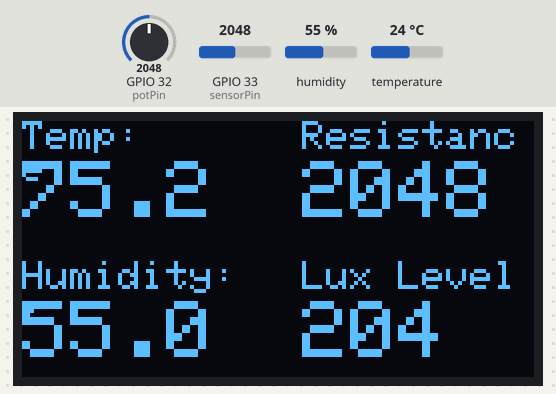
Bench run of a sketch on a simulated ESP32. Shown: 128×64 one-colour display. The inputs (shaded band) are chosen by the test bench; at power-on: humidity 55 %, GPIO 32 (potPin) = 2048, GPIO 33 (sensorPin) = 2048, temperature 24 °C. WiFi joins after 1.5 s; servers stay silent unless stated; no MQTT or app messages arrive unless stated; what the sketch prints to the serial monitor is not drawn.

Above: at 13.3 s.
13.4 s: humidity set to 22 %
At 16.0 s:
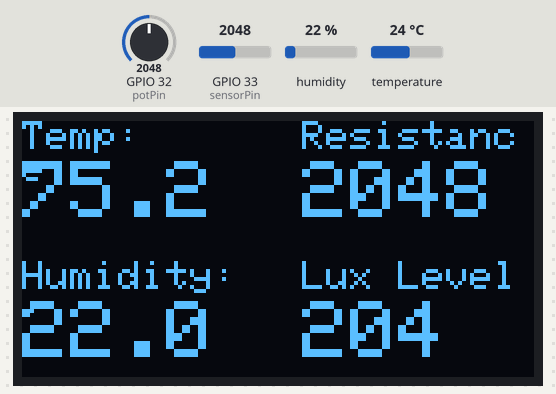
16.3 s: GPIO 32 (potPin) set to 2866
At 17.2 s:
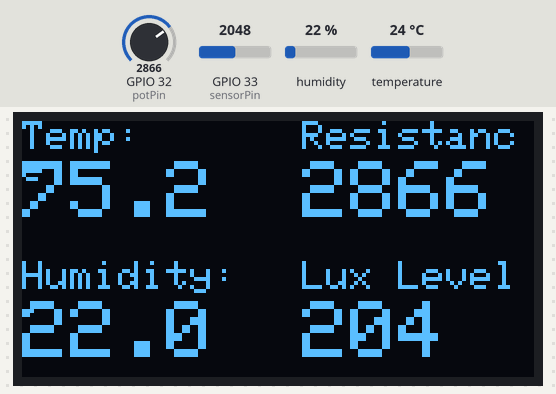
18.3 s: GPIO 33 (sensorPin) set to 2866
At 19.4 s:
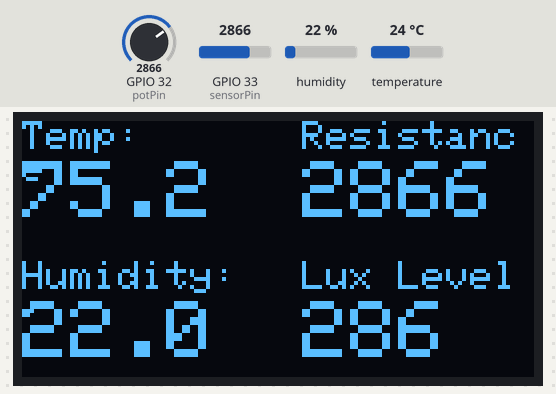
20.4 s: temperature set to 12 °C
At 21.8 s:
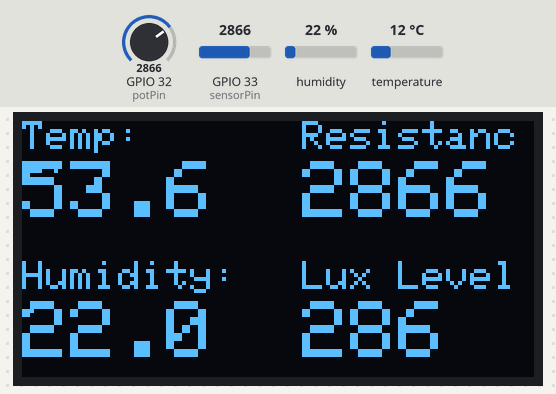
22.4 s: GPIO 32 (potPin) set to 3972
At 24.0 s:
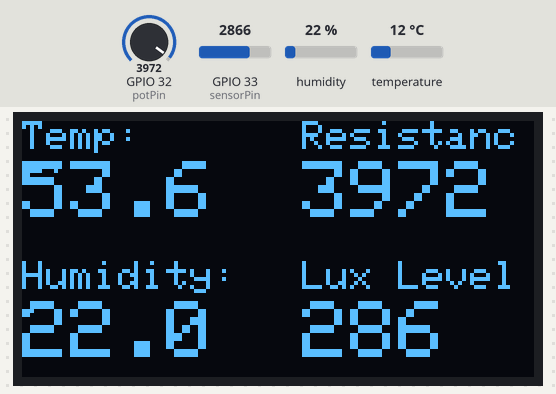
24.5 s: GPIO 33 (sensorPin) set to 3972
At 26.2 s:
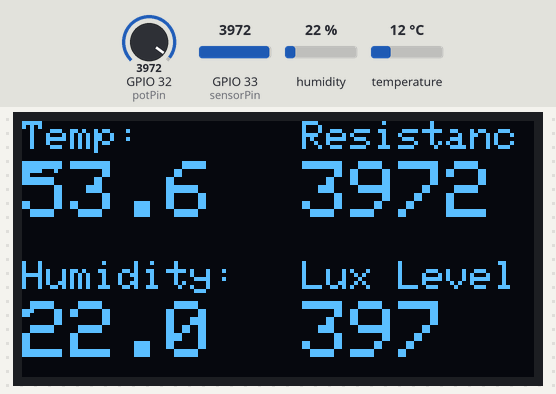
Timing chart, 0 to 27.5 s (numbered marks = the images above; inputs shaded):
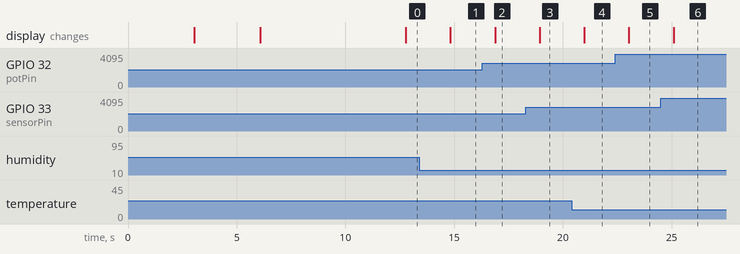

The sketch:

Cloudboard_to_AWS.ino
```cpp
// (licence header left out)
#include <Wire.h>
#include <Adafruit_GFX.h>
#include <Adafruit_SSD1306.h>
#include <Adafruit_Sensor.h>
#include <DHT.h>
#include "images.h" //bmp picture files

//begin AWS WiFi portion
#include <WiFiClientSecure.h>
#include <PubSubClient.h> // install with Library Manager, I used v2.6.0

const char* ssid = "<Your-WiFi-Network-Name>";
const char* password = "<Your-WiFi-PAssword>";

const char* awsEndpoint = "iknowkungfu-ats.iot.us-east-1.amazonaws.com"; //AWS IoT Core--> Settings (Device data endpoint)

// xxxxxxxxxx-certificate.pem.crt
static const char certificate_pem_crt[] PROGMEM = R"KEY(
-----BEGIN CERTIFICATE-----
XXXXXXXXXXXXXXXXXXXXXXXXXXXXXXXXXXXXXXXXXXXXXXXXXXXXXXXXXXXXXXXX
BQAwTTFLMEkGA1UECwxCQW1hem9uIFdlYiBTZXJ2aWNlcyBPPUFtYXpvbi5jb20g
SW5jLiBMPVNlYXR0bGUgU1Q9V2FzaGluZ3RvbiBDPVVTMB4XDTIyMDIxMjIzMDQy
NVoXDTQ5MTIzMTIzNTk1OVowHjEcMBoGA1UEAwwTQVdTIElvVCBDZXJ0aWZpY2F0
ZTCCASIwDQYJKoZIhvcNAQEBBQADggEPADCCAQoCggEBAOhy3rpzRWRrnNwoRRSZ
WQu74bD26FDBNTp1K3cejOK7A+HoTixdxYxJ0hv6Cv/9SEbfoBasP59oiTCUhgtX
NYWfi5iYOoGJQbDycKhmWvcBOZqi6m4l+2w5LjOUOqjoo1e3+iEmz+kZb7QFBN2j
XXXXXXXXXXXXXXXXXXXXXXXXXXXXXXXXXXXXXXXXXXXXXXXXXXXXXXXXXXXXXXXX
kyU0Gk1rS8acqE3ZaG0vT7Z0+mAwQibizV8ExrP7JmmY6ME0AzrdqhN/pcN3OZ/a
Iy/vxCiRAkVYCQhj/qWPz+qV9KK2teesfeJCiqUzHMfFaWq/919GzfdZeopAzAkL
WS8CAwEAAaNgMF4wHwYDVR0jBBgwFoAUfoVNZfc8zl7iSbOrFGqHVtNfB7UwHQYD
VR0OBBYEFKwtijpUoUqzg3otRKbqCg068a6kMAwGA1UdEwEB/wQCMAAwDgYDVR0P
AQH/BAQDAgeAMA0GCSqGSIb3DQEBCwUAA4IBAQCVspP/8JhHk3Tn7bhT2uojxsmS
idIjCYQwOR2ESYAMyvYnyKDdzJ11G+mRk0htSV75U0fLu1Nz7UYv3znrTXCdbPN7
/YOEK+O1B05ldvWshGI4SUmTBeLEuSOcyKnlW6O5BVZlpeb8IqkF/gWo67Hn0miJ
TKkWaN0sRO83ybMbI3HbVXMIfymn2FOZ806oa010HwRwaFccfz/s7gXfFtd4JCWd
tMhwrYshIylUdFPOZ/T+7rsMpd3jWNWRht5/XbC3Ai6ZdGHBqXMEW3cOUeOHpkBX
VHv+/MIcw7KNf60NQFzWG5wMkCgmvmeQkBjSSOOxFDIxB0MeiLuSL/+8OCgx
-----END CERTIFICATE-----
)KEY";

// xxxxxxxxxx-private.pem.key
static const char private_pem_key[] PROGMEM = R"KEY(
-----BEGIN RSA PRIVATE KEY-----
XXXXXXXXXXXXXXXXXXXXXXXXXXXXXXXXXXXXXXXXXXXXXXXXXXXXXXXXXXXXXXXX
LF3FjEnSG/oK//1IRt+gFqw/n2iJMJSGC1c1hZ+LmJg6gYlBsPJwqGZa9wE5mqLq
biX7bDkuM5Q6qOijV7f6ISbP6RlvtAUE3aPNqKfVFaA3AD4CNytyWydjuDjPL9mf
00ESoPxgOROoOhkXTeA9vvL9RI8rFnLesjyTJTQaTWtLxpyoTdlobS9PtnT6YDBC
JuLNXwTGs/smaZjowTQDOt2qE3+lw3c5n9ojL+/EKJECRVgJCGP+pY/P6pX0ora1
56x94kKKpTMcx8Vpar/3X0bN91l6ikDMCQtZLwIDAQABAoIBACedVAoQlRXtJRl8
H3HIRJ20Ul1XZvZERy8EQvkVEsudNactcQ0smfszpYQxE+jWoJe7isvyZRFkvmSy
GzoZjbyNGTxTTT1ASBrA5qQ8dWo9IjURaMSG4pdqE06lB24734KWjyFRPQOr2xah
XXXXXXXXXXXXXXXXXXXXXXXXXXXXXXXXXXXXXXXXXXXXXXXXXXXXXXXXXXXXXXXX
M1uGcy6rv02X/0FC6wXTWgaELnuabHF7hLwDweEsDPBicVnWkDUoLvlBYYbNAEQ3
qH3fT9O6I68y3ZYX3piD5tRDFZ7Mjh4Z6NbA3b01Vs8YXfc2zumxJ1GGzCTTc1wa
3iCI5SkCgYEA9+m8M27nmAPfNlU7OQW4SmZvam5I9jjzj4YefWmg2EHSKQX6eNio
jElGybYiFTBKB0hSLEDg/f+MZnVCStrlzBHI4W8Gc/8ltOK6AXqrjN673Gu/y+C6
y9kwRA9JicMohe1a8FlyLHcTx/LCSQ0BQ9noXzbCU64/hS0rOjprr3UCgYEA8Af+
8+Fqf40kGUO8SGNEFti+lVS5b8dpnmyMx4nj+3+iQhy1uggl1zF3L/0derTnrTXk
9O0rgUi8DtI1EgKiSYwWwiN7GTIFeh8P2szrWFbL0Dx454Y0kVzk8WLpVXHYucIf
5431ov3H6lzUDINw61AopC0NmJ483LvyhMdtFZMCgYEAnnrt05dXN4dqHsqXhFlS
uUUIfmon/DbmBF8BiLyIlRZmqdDnkG84OA3z0ai72v22pTcnSKDk85p0f18AVOfg
NPc9ilc2MdrumNbDf4SSvAf64eqDfmqYHw4lW6zGHuoCMrNMCg+z/BbXL1/RsW89
2sknUg6oZWQjuRfp5VxJUK0CgYEAlfKYzef67NXSQEo1XA9PIOqkHIvCEFdF3uc3
BwxYNOvmBGEFEcM3SHipWXxJJzfOJ0Gs12k2LVyvxp6A8tBca4+tQ/iAVRwPmdu/
vtMXDqeiSWMNsK0BN/INP9Knq24kkt73qWLgmcLqWblF6s9OAmKgEPfoL3hi0w5C
kbo3pisCgYEA2IG2F6+geLdLPO8IQxnHL1bBs7TGQDru25Hk1o8fG72VSuZzViQ/
x4xwm2x8hI6HUjZ315P39emB5382XWnhsI9LkuJufna0KtxoiBocWDFHxA6GIOz/
6U0+bpP3rpPJlP07/LTQdEx/tbYBsKsTKhSZPtkuH4mLILuh93GBVvo=
-----END RSA PRIVATE KEY-----
)KEY";


/* root CA found at:
  https://www.amazontrust.com/repository/AmazonRootCA1.pem
  fungible between regions.  Open cert, free for public consumption
*/
static const char rootCA[] PROGMEM = R"EOF(
-----BEGIN CERTIFICATE-----
MIIDQTCCAimgAwIBAgITBmyfz5m/jAo54vB4ikPmljZbyjANBgkqhkiG9w0BAQsF
ADA5MQswCQYDVQQGEwJVUzEPMA0GA1UEChMGQW1hem9uMRkwFwYDVQQDExBBbWF6
b24gUm9vdCBDQSAxMB4XDTE1MDUyNjAwMDAwMFoXDTM4MDExNzAwMDAwMFowOTEL
MAkGA1UEBhMCVVMxDzANBgNVBAoTBkFtYXpvbjEZMBcGA1UEAxMQQW1hem9uIFJv
b3QgQ0EgMTCCASIwDQYJKoZIhvcNAQEBBQADggEPADCCAQoCggEBALJ4gHHKeNXj
ca9HgFB0fW7Y14h29Jlo91ghYPl0hAEvrAIthtOgQ3pOsqTQNroBvo3bSMgHFzZM
9O6II8c+6zf1tRn4SWiw3te5djgdYZ6k/oI2peVKVuRF4fn9tBb6dNqcmzU5L/qw
IFAGbHrQgLKm+a/sRxmPUDgH3KKHOVj4utWp+UhnMJbulHheb4mjUcAwhmahRWa6
VOujw5H5SNz/0egwLX0tdHA114gk957EWW67c4cX8jJGKLhD+rcdqsq08p8kDi1L
93FcXmn/6pUCyziKrlA4b9v7LWIbxcceVOF34GfID5yHI9Y/QCB/IIDEgEw+OyQm
jgSubJrIqg0CAwEAAaNCMEAwDwYDVR0TAQH/BAUwAwEB/zAOBgNVHQ8BAf8EBAMC
AYYwHQYDVR0OBBYEFIQYzIU07LwMlJQuCFmcx7IQTgoIMA0GCSqGSIb3DQEBCwUA
A4IBAQCY8jdaQZChGsV2USggNiMOruYou6r4lK5IpDB/G/wkjUu0yKGX9rbxenDI
U5PMCCjjmCXPI6T53iHTfIUJrU6adTrCC2qJeHZERxhlbI1Bjjt/msv0tadQ1wUs
N+gDS63pYaACbvXy8MWy7Vu33PqUXHeeE6V/Uq2V8viTO96LXFvKWlJbYK8U90vv
o/ufQJVtMVT8QtPHRh8jrdkPSHCa2XV4cdFyQzR1bldZwgJcJmApzyMZFo6IQ6XU
5MsI+yMRQ+hDKXJioaldXgjUkK642M4UwtBV8ob2xJNDd2ZhwLnoQdeXeGADbkpy
rqXRfboQnoZsG4q5WTP468SQvvG5
-----END CERTIFICATE-----
)EOF";

WiFiClientSecure wiFiClient;
void msgReceived(char* topic, byte* payload, unsigned int len);
PubSubClient pubSubClient(awsEndpoint, 8883, msgReceived, wiFiClient);


unsigned long lastPublish;
int msgCount;
//end AWS wifi portion

#define SCREEN_WIDTH 128 // OLED display width, in pixels
#define SCREEN_HEIGHT 64 // OLED display height, in pixels

// Declaration for an SSD1306 display connected to I2C (SDA, SCL pins)
Adafruit_SSD1306 display(SCREEN_WIDTH, SCREEN_HEIGHT, &Wire, -1);  //taken out deplicate from helper file

const int sensorPin = 33; //GL5528 phtoresistor on GPIO23
int lightLevel;
const int potPin = 32;     //pin with 10k trimmer potentiometer
int potValue;

#define DHTPIN 15     // Digital pin connected to the DHT sensor

// Uncomment the type of sensor in use:
#define DHTTYPE    DHT11     // DHT 11
//#define DHTTYPE    DHT22     // DHT 22 (AM2302)
//#define DHTTYPE    DHT21     // DHT 21 (AM2301)

DHT dht(DHTPIN, DHTTYPE);


void setup() {


    //enter picture portion
    //show picture for a few seconds
  // initialize with the I2C addr 0x3C
  display.begin(SSD1306_SWITCHCAPVCC, 0x3C);

  //cb_by_sdb

  // Clear the buffer.
  display.clearDisplay();

  // Display bitmap
  display.drawBitmap(0, 0,  cb_by_sdb, 128, 64, WHITE);
  delay(3000);
  display.display();
  //end picture portion

  //end cb sdb

  // Clear the buffer.
  display.clearDisplay();

  // Display bitmap
  display.drawBitmap(0, 0,  AWS_Cloud_Logo, 128, 64, WHITE);
  delay(3000);
  display.display();
  //end picture portion

  display.clearDisplay();


  //begin aws WiFI setup
  Serial.begin(115200); delay(50); Serial.println();
  Serial.println("ESP32 AWS IoT Example");
  Serial.printf("SDK version: %s\n", ESP.getSdkVersion());

  Serial.print("Connecting to "); Serial.print(ssid);
  WiFi.begin(ssid, password);
  WiFi.waitForConnectResult();
  Serial.print(", WiFi connected, IP address: "); Serial.println(WiFi.localIP());

  wiFiClient.setCACert(rootCA);
  wiFiClient.setCertificate(certificate_pem_crt);
  wiFiClient.setPrivateKey(private_pem_key);
  //end AWS WiFi setup

//begin DHT and OLED  setup
  dht.begin();


  if(!display.begin(SSD1306_SWITCHCAPVCC, 0x3C)) {
    Serial.println(F("SSD1306 allocation failed"));
    for(;;);
  }
  delay(2000);
  display.clearDisplay();
  display.setTextColor(WHITE);

  //end begin DHT and OLED  setup
}


void loop() {
  pubSubCheckConnect();

  delay(2000);

   lightLevel = analogRead(sensorPin);
   Serial.println((String)"The Photoresistor light level is: " + lightLevel);

   potValue = analogRead(potPin);
   Serial.println((String)"The Potentiometer Trimmer resistance is: " + potValue);

  //read temperature and humidity
  float t = dht.readTemperature();
  float h = dht.readHumidity();
  if (isnan(h) || isnan(t)) {
    Serial.println("Failed to read from DHT sensor!");
  }

   Serial.println((String)"The Temperature value in ° Celcius is: " + t);
   Serial.println((String)"The humidity index % is: " + h);

  //clear display
  display.clearDisplay();

  // display temperature
  display.setTextSize(1);
  display.setCursor(0,0); //display.setCursor(x,y) – set the coordinates to start writing text
  display.print("Temp:");
  display.setTextSize(2);
  display.setCursor(0,10);
  display.print(((t * 9/5) + 32),1);  // (°C × 9/5) + 32 = °F

  // display humidity
  display.setTextSize(1);
  display.setCursor(0, 35);
  display.print("Humidity:");
  display.setTextSize(2);
  display.setCursor(0, 45);
  display.print(h,1);
 //display.print("%");

//display resistence trimmer
  display.setTextSize(1);
  display.setCursor(70, 0);
  display.print("Resistance:");
  display.setTextSize(2);
  display.setCursor(70, 10);
  display.print(potValue);  //normalize 24 turn 10k trimmer to keep magigniture in line


  // display Photoresistor
  display.setTextSize(1);
  display.setCursor(70,35);
  display.print("Lux Level:");
  display.setTextSize(2);
  display.setCursor(70, 45);
  display.print(lightLevel/10); //normalize lux to same magnitude as enviro readings

  display.display();   //end display portion

    //If you need to increase buffer size, change MQTT_MAX_PACKET_SIZE in PubSubClient.h
   char cloudboardData[128];
   sprintf(cloudboardData,  "{\"temperature\":%.0f,\"humidity\":%.0f, \"resistance\":%lu, \"lux\":%lu}", t, h, potValue, lightLevel/10);

 if (millis() - lastPublish > 5000) {
  boolean rc = pubSubClient.publish("iot/ESP32WROVER1", cloudboardData);
    Serial.print("Published, rc="); Serial.print( (rc ? "OK: " : "FAILED: ") );
    Serial.println(cloudboardData);
    lastPublish = millis();
  }

}


void msgReceived(char* topic, byte* payload, unsigned int length) {
  Serial.print("Message received on "); Serial.print(topic); Serial.print(": ");
  for (int i = 0; i < length; i++) {
    Serial.print((char)payload[i]);
  }
  Serial.println();
}

void pubSubCheckConnect() {
  if ( ! pubSubClient.connected()) {
    Serial.print("PubSubClient connecting to: "); Serial.print(awsEndpoint);
    while ( ! pubSubClient.connected()) {
      Serial.print(".");
      pubSubClient.connect("ESPDeviceUniqueIdentifier"); //this is you clientID
      delay(1000);
    }
    Serial.println(" connected");
    pubSubClient.subscribe("inTopic");
  }
  pubSubClient.loop();
}
```

Source omitted: images.h (data table, 13512 bytes)

Measured:
- after the input at 13.4 s, the display: changes after 1.4 s (image 1)
- after the input at 16.3 s, the display: changes after 0.58 s (image 2)
- after the input at 18.3 s, the display: changes after 0.63 s (image 3)
- after the input at 20.4 s, the display: changes after 0.58 s (image 4)
- after the input at 22.4 s, the display: changes after 0.64 s (image 5)
- after the input at 24.5 s, the display: changes after 0.59 s (image 6)
